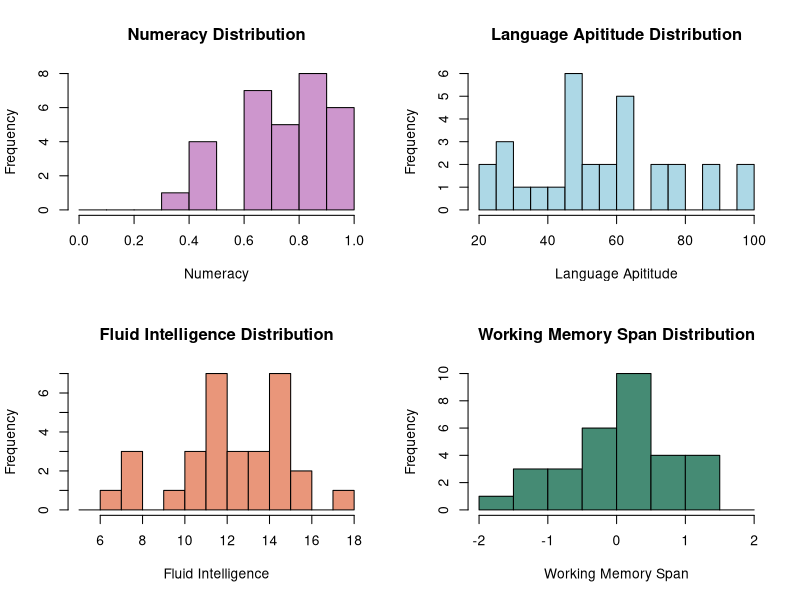
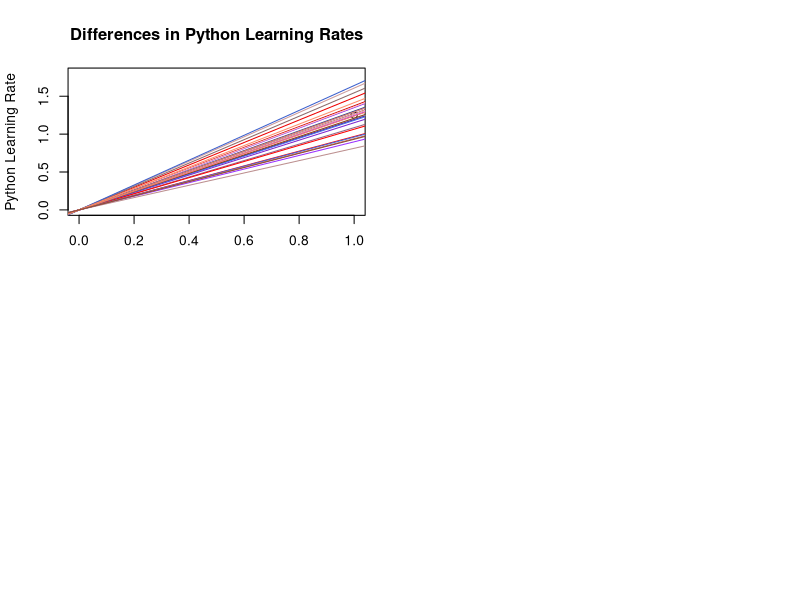
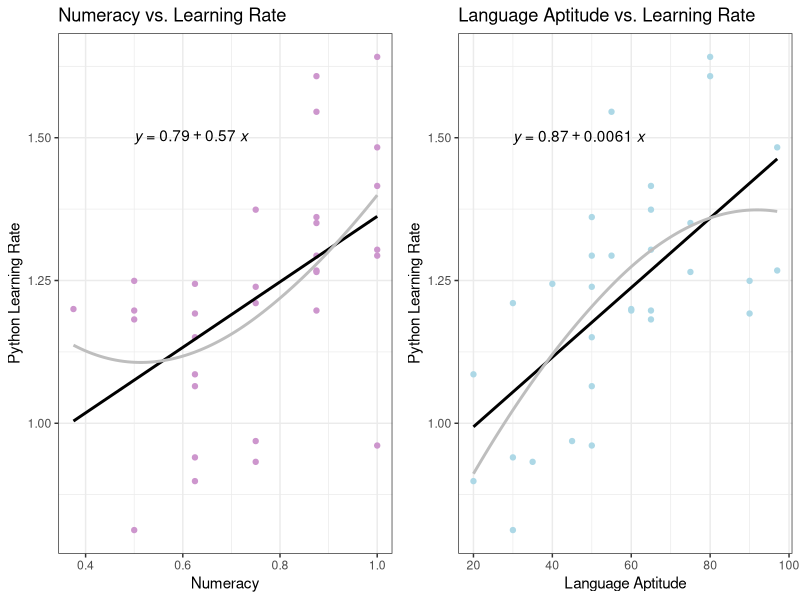
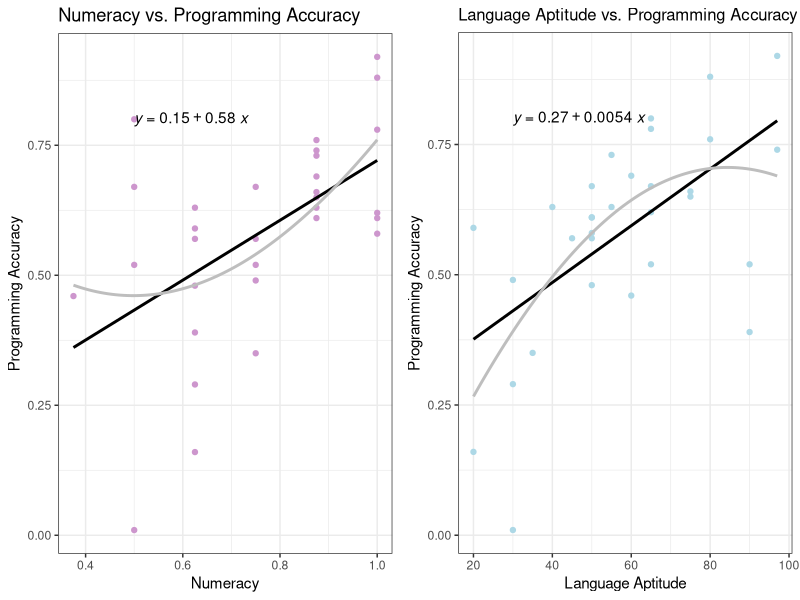
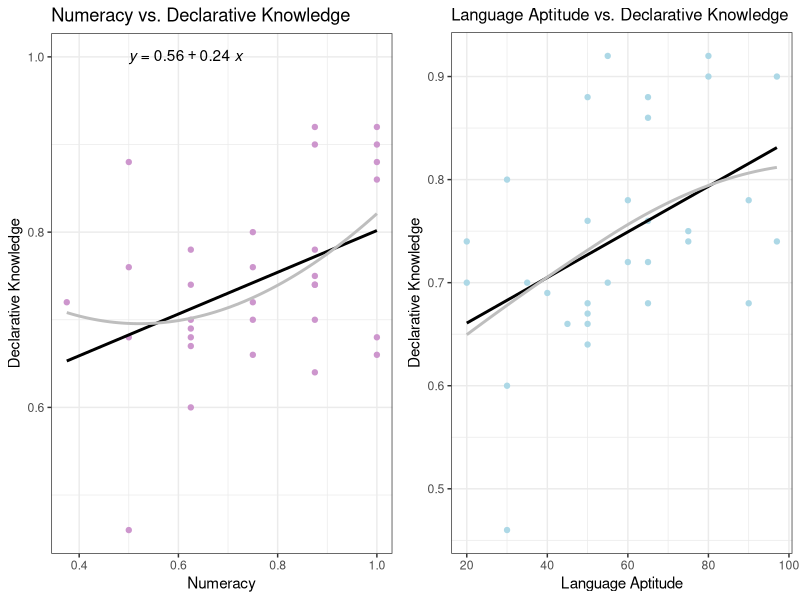
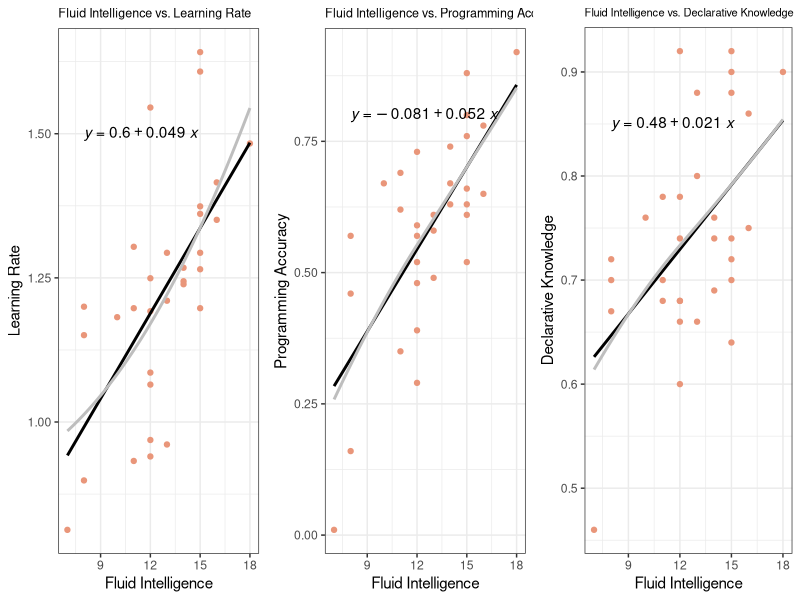
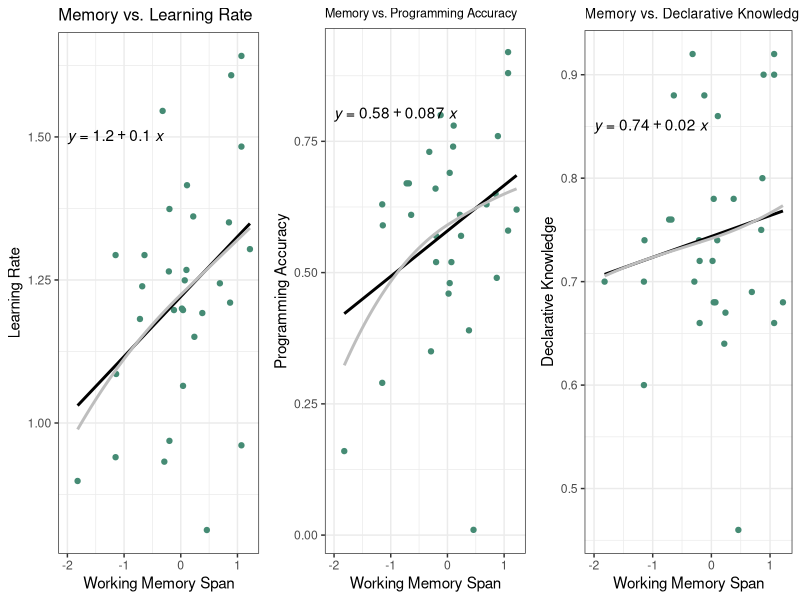

The R source for these figures, in order:
## ---- chunk 1
knitr::opts_chunk$set(echo = TRUE)
## ---- chunk 2
htmltools::tags$iframe(src = "How learning a foreign language helps you learn to code.html", width = 800, height = 500)
## ---- chunk 3
library(knitr)

#reading in the data
data_lan <- read.csv('Computer_Whisperers_Stepwise_Regression_Data_for_pub.csv')
data <- as.data.frame(data_lan)

#data table for easy viewing
kable(data[1:8,],)

## ---- chunk 4
library(dplyr)
library(tidyr)

#looking at each variable and type
str(data)

#dropping values that have NA in Numeracy column
data <- data %>% drop_na(Numeracy)



## ---- chunk 5

par(mfrow = c(2,2))

hist(data$Numeracy, seq(0, 1, by = .1), xlab = 'Numeracy', main = 'Numeracy Distribution', col = colors()[544])
hist(data$Language_Aptitude, seq(20, 100, by = 5), xlab = 'Language Apititude', main = 'Language Apititude Distribution', col = colors()[399])
hist(data$Fluid_Intelligence, seq(5, 18, by = 1), xlab = 'Fluid Intelligence', main = 'Fluid Intelligence Distribution', col = colors()[101])
hist(data$Working_Memory_Span, seq(-2, 2, by = .5), xlab = 'Working Memory Span', main = 'Working Memory Span Distribution', col = colors()[12])




## ---- chunk 6
plot(data$Learning_Rate, xlim = c(0,1), ylim = c(0,1.8), ylab = "Python Learning Rate",xlab = "", main = "Differences in Python Learning Rates")

for (i in 1:31) {
  b = 541
  abline(a = 0, b = data[i,1], col = colors()[b+i])
}

## ---- chunk 7
library(gridExtra)
library(ggplot2)
library(ggpubr)

#first plot
p1 <- ggplot(data, aes(x=Numeracy, y = Learning_Rate)) + geom_point(col = colors()[544]) + labs(x = "Numeracy", y = "Python Learning Rate", title = "Numeracy vs. Learning Rate") + geom_smooth(method = "lm", formula = y ~ x, se = F, color = "black") + geom_smooth(method = "loess", color = "gray", formula = y ~ x, se = F, span = 3) + theme_bw()+         stat_regline_equation(label.x=0.5, label.y=1.50) 

#second plot
p2 <- ggplot(data, aes(x=Language_Aptitude, y = Learning_Rate)) + geom_point(col = colors()[399]) + labs(x = "Language Aptitude", y = "Python Learning Rate", title = "Language Aptitude vs. Learning Rate") + geom_smooth(method = "lm", formula = y ~ x, se = F, color = "black")+ geom_smooth(method = "loess", color = "gray", formula = y ~ x, se = F, span = 3) +  theme_bw() +         stat_regline_equation(label.x=30, label.y=1.50) 

#arranging plot output
grid.arrange(p1, p2, nrow = 1)
## ---- chunk 8

p3 <- ggplot(data, aes(x=Numeracy, y = Programming_Accuracy)) + geom_point(col = colors()[544]) + labs(x = "Numeracy", y = "Programming Accuracy", title = "Numeracy vs. Programming Accuracy") + geom_smooth(method = "lm", formula = y ~ x, se = F,  color = "black")+ geom_smooth(method = "loess", color = "gray", formula = y ~ x, se = F, span = 3) + theme_bw() +         stat_regline_equation(label.x=0.5, label.y=.8) 

p4 <- ggplot(data, aes(x=Language_Aptitude, y = Programming_Accuracy)) + geom_point(col = colors()[399]) + labs(x = "Language Aptitude", y = "Programming Accuracy", title = "Language Aptitude vs. Programming Accuracy") + geom_smooth(method = "lm", formula = y ~ x, se = F,  color = "black")+ geom_smooth(method = "loess", color = "gray", formula = y ~ x, se = F, span = 3) + theme_bw() +          stat_regline_equation(label.x=30, label.y=.8) + theme(plot.title=element_text(size=12)) #change font size of plot title

grid.arrange(p3, p4, nrow = 1)
## ---- chunk 9
p1 <- ggplot(data, aes(x=Numeracy, y = Declarative_Knowledge)) + geom_point(col = colors()[544]) + labs(x = "Numeracy", y = "Declarative Knowledge", title = "Numeracy vs. Declarative Knowledge") + geom_smooth(method = "lm", formula = y ~ x, se = F,color = "black")+ geom_smooth(method = "loess", color = "gray", formula = y ~ x, se = F, span = 3) + theme_bw() +         stat_regline_equation(label.x=0.5, label.y=1.00)  
    
p2 <- ggplot(data, aes(x=Language_Aptitude, y = Declarative_Knowledge)) + geom_point(col = colors()[399]) + labs(x = "Language Aptitude", y = "Declarative Knowledge", title = "Language Aptitude vs. Declarative Knowledge") + geom_smooth(method = "lm", formula = y ~ x, se = F, color = "black")+ geom_smooth(method = "loess", color = "gray", formula = y ~ x, se = F, span = 3) + theme_bw() + theme(plot.title=element_text(size=12)) #change font size of plot title

grid.arrange(p1, p2, nrow = 1)
## ---- chunk 10
p1 <- ggplot(data, aes(x=Fluid_Intelligence, y = Learning_Rate)) + geom_point(col = colors()[101]) + labs(x = "Fluid Intelligence", y = "Learning Rate", title = "Fluid Intelligence vs. Learning Rate") + geom_smooth(method = "lm", formula = y ~ x, se = F,color = "black")+ geom_smooth(method = "loess", color = "gray", formula = y ~ x, se = F, span = 3) + theme_bw() +         stat_regline_equation(label.x=8, label.y=1.50)  + theme(plot.title=element_text(size=9)) #change font size of plot title
    
p2 <- ggplot(data, aes(x=Fluid_Intelligence, y = Programming_Accuracy)) + geom_point(col = colors()[101]) + labs(x = "Fluid Intelligence", y = "Programming Accuracy", title = "Fluid Intelligence vs. Programming Accuracy") + geom_smooth(method = "lm", formula = y ~ x, se = F,color = "black")+ geom_smooth(method = "loess", color = "gray", formula = y ~ x, se = F, span = 3) + theme_bw() +         stat_regline_equation(label.x=8, label.y=.80)  + theme(plot.title=element_text(size=9)) #change font size of plot title

p3 <- ggplot(data, aes(x=Fluid_Intelligence, y = Declarative_Knowledge)) + geom_point(col = colors()[101]) + labs(x = "Fluid Intelligence", y = "Declarative Knowledge", title = "Fluid Intelligence vs. Declarative Knowledge") + geom_smooth(method = "lm", formula = y ~ x, se = F,color = "black")+ geom_smooth(method = "loess", color = "gray", formula = y ~ x, se = F, span = 3) + theme_bw() +         stat_regline_equation(label.x=8, label.y=.85)  + theme(plot.title=element_text(size=8)) #change font size of plot title

grid.arrange(p1, p2, p3, nrow = 1)
## ---- chunk 11
p1 <- ggplot(data, aes(x=Working_Memory_Span, y = Learning_Rate)) + geom_point(col = colors()[12]) + labs(x = "Working Memory Span", y = "Learning Rate", title = "Memory vs. Learning Rate") + geom_smooth(method = "lm", formula = y ~ x, se = F,color = "black")+ geom_smooth(method = "loess", color = "gray", formula = y ~ x, se = F, span = 3) + theme_bw() +         stat_regline_equation(label.x=-2, label.y=1.50)  + theme(plot.title=element_text(size=12)) #change font size of plot title
    
p2 <- ggplot(data, aes(x=Working_Memory_Span, y = Programming_Accuracy)) + geom_point(col = colors()[12]) + labs(x = "Working Memory Span", y = "Programming Accuracy", title = "Memory vs. Programming Accuracy") + geom_smooth(method = "lm", formula = y ~ x, se = F,color = "black")+ geom_smooth(method = "loess", color = "gray", formula = y ~ x, se = F, span = 3) + theme_bw() +         stat_regline_equation(label.x=-2, label.y=.80)  + theme(plot.title=element_text(size=9)) #change font size of plot title

p3 <- ggplot(data, aes(x=Working_Memory_Span, y = Declarative_Knowledge)) + geom_point(col = colors()[12]) + labs(x = "Working Memory Span", y = "Declarative Knowledge", title = "Memory vs. Declarative Knowledge") + geom_smooth(method = "lm", formula = y ~ x, se = F,color = "black")+ geom_smooth(method = "loess", color = "gray", formula = y ~ x, se = F, span = 3) + theme_bw() +         stat_regline_equation(label.x=-2, label.y=.85)  + theme(plot.title=element_text(size=10)) #change font size of plot title

grid.arrange(p1, p2, p3, nrow = 1)
